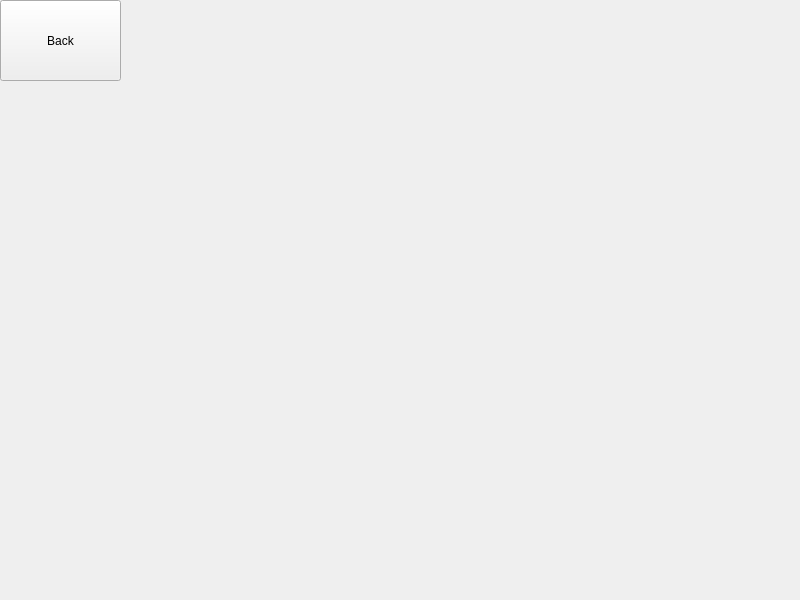
<?xml version="1.0" encoding="UTF-8"?>
<ui version="4.0">
 <class>text_display</class>
 <widget class="QWidget" name="text_display">
  <property name="geometry">
   <rect>
    <x>0</x>
    <y>0</y>
    <width>800</width>
    <height>600</height>
   </rect>
  </property>
  <property name="windowTitle">
   <string>Text Display</string>
  </property>
  <widget class="QLabel" name="input_text">
   <property name="geometry">
    <rect>
     <x>310</x>
     <y>220</y>
     <width>181</width>
     <height>101</height>
    </rect>
   </property>
   <property name="text">
    <string/>
   </property>
   <property name="alignment">
    <set>Qt::AlignCenter</set>
   </property>
  </widget>
  <widget class="QPushButton" name="back_button">
   <property name="geometry">
    <rect>
     <x>0</x>
     <y>0</y>
     <width>121</width>
     <height>81</height>
    </rect>
   </property>
   <property name="text">
    <string>Back</string>
   </property>
  </widget>
 </widget>
 <resources/>
 <connections/>
</ui>
